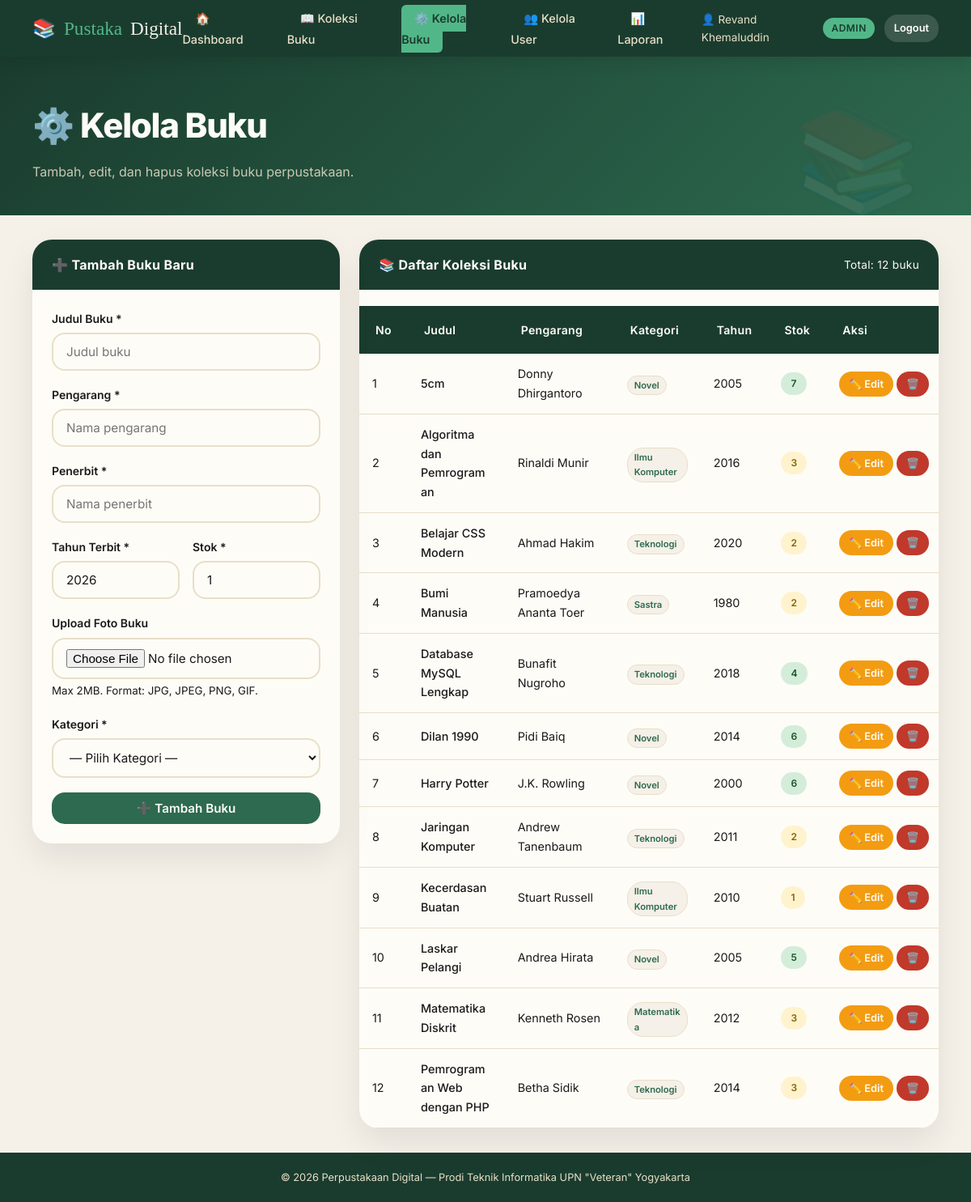
Page /kelola_buku.php (signed in) on the committed database.
### tables this page shows
CREATE TABLE `buku` (
  `id_buku` int(5) NOT NULL,
  `judul` varchar(150) NOT NULL,
  `pengarang` varchar(100) NOT NULL,
  `penerbit` varchar(100) NOT NULL,
  `tahun_terbit` year(4) NOT NULL,
  `kategori` varchar(50) NOT NULL,
  `stok` int(3) NOT NULL DEFAULT 1,
  `cover` varchar(200) DEFAULT NULL
);

### kelola_buku.php (the view, shortened to what this page needs)
<?php
include 'koneksi.php';
$mode  = isset($_GET['edit']) ? 'edit' : 'tambah';
$id_edit = isset($_GET['edit']) ? $_GET['edit'] : '';
$data_edit = null;
$query_buku = mysqli_query($konek, "SELECT * FROM buku ORDER BY judul ASC");
include 'header.php';
?>
<div class="page-hero">
    <h1>⚙️ Kelola Buku</h1>
    <p>Tambah, edit, dan hapus koleksi buku perpustakaan.</p>
</div>
<div class="container fade-in">
    <div style="display:grid; grid-template-columns: 380px 1fr; gap: 24px; align-items: start;">
        <div class="card" style="position:sticky; top:90px;">
            <div class="card-header">
                <?php echo ($mode == 'edit') ? '✏️ Edit Buku' : '➕ Tambah Buku Baru'; ?>
            </div>
            <div class="card-body">
                <form method="POST" enctype="multipart/form-data" action="kelola_buku.php<?php echo ($id_edit) ? '?edit='.$id_edit : ''; ?>">
                    <div class="form-group">
                        <label>Judul Buku *</label>
                        <input type="text" name="judul"
                               value="<?php echo ($data_edit) ? $data_edit['judul'] : ''; ?>"
                               placeholder="Judul buku" required>
                    </div>
                    <div class="form-group">
                        <label>Pengarang *</label>
                        <input type="text" name="pengarang"
                               value="<?php echo ($data_edit) ? $data_edit['pengarang'] : ''; ?>"
                               placeholder="Nama pengarang" required>
                    </div>
                    <div class="form-group">
                        <label>Penerbit *</label>
                        <input type="text" name="penerbit"
                               value="<?php echo ($data_edit) ? $data_edit['penerbit'] : ''; ?>"
                               placeholder="Nama penerbit" required>
                    </div>
                    <div class="form-row">
                        <div class="form-group">
                            <label>Tahun Terbit *</label>
                            <input type="number" name="tahun_terbit" min="1900" max="2099"
                                   value="<?php echo ($data_edit) ? $data_edit['tahun_terbit'] : date('Y'); ?>"
                                   required>
                        </div>
                        <div class="form-group">
                            <label>Stok *</label>
                            <input type="number" name="stok" min="0"
                                   value="<?php echo ($data_edit) ? $data_edit['stok'] : '1'; ?>"
                                   required>
                        </div>
                    </div>
                    <div class="form-group">
                        <label>Upload Foto Buku</label>
                        <input type="file" name="cover" accept="image/jpeg,image/png,image/gif">
                        <small>Max 2MB. Format: JPG, JPEG, PNG, GIF.</small>
                    </div>
                    <div class="form-group">
                        <label>Kategori *</label>
                        <select name="kategori" required>
                            <option value="">— Pilih Kategori —</option>
                        </select>
                    </div>
                    <div style="display:flex; gap:10px;">
                        <?php if ($mode == 'edit') { ?>
                            <button type="submit" name="submit_edit" class="btn btn-warning" style="flex:1; justify-content:center;">
                                💾 Simpan Perubahan
                            </button>
                            <a href="kelola_buku.php" class="btn btn-outline">✖ Batal</a>
                        <?php } else { ?>
                            <button type="submit" name="submit_tambah" class="btn btn-primary" style="flex:1; justify-content:center;">
                                ➕ Tambah Buku
                            </button>
                        <?php } ?>
                    </div>
                </form>
            </div>
        </div>
        <div class="card">
            <div class="card-header flex-between" style="display:flex; align-items:center; justify-content:space-between;">
                <span>📚 Daftar Koleksi Buku</span>
                <span style="font-size:0.85rem; font-weight:400;">
                    Total: <?php echo mysqli_num_rows($query_buku); ?> buku
                </span>
            </div>
            <div class="card-body" style="padding:0;">
                <div class="table-wrap">
                <table>
                    <thead>
                        <tr>
                                <th>No</th>
                                <th>Judul</th>
                                <th>Pengarang</th>
                                <th>Kategori</th>
                                <th>Tahun</th>
                                <th>Stok</th>
                                <th>Aksi</th>
                            </tr>
                    </thead>
                    <tbody>
                    <?php
                    $no = 1;
                    while ($buku = mysqli_fetch_array($query_buku)) {
                        if ($buku['stok'] > 3) {
                            $stok_badge = 'badge-hijau';
                        } elseif ($buku['stok'] > 0) {
                            $stok_badge = 'badge-kuning';
                        } else {
                            $stok_badge = 'badge-merah';
                        }
                    ?>
                        <tr>
                            <td><?php echo $no++; ?></td>
                            <td style="font-weight:500; max-width:260px;"><?php echo $buku['judul']; ?></td>
                            <td><?php echo $buku['pengarang']; ?></td>
                            <td><span class="buku-kategori"><?php echo $buku['kategori']; ?></span></td>
                            <td><?php echo $buku['tahun_terbit']; ?></td>
                            <td>
                                <span class="badge <?php echo $stok_badge; ?>"><?php echo $buku['stok']; ?></span>
                            </td>
                            <td style="white-space:nowrap;">
                                <a href="kelola_buku.php?edit=<?php echo $buku['id_buku']; ?>"
                                   class="btn btn-sm btn-warning">✏️ Edit</a>
                                <a href="hapus_buku.php?id=<?php echo $buku['id_buku']; ?>"
                                   onclick="return confirm('Hapus buku \"<?php echo $buku['judul']; ?>\"?\nData yang sudah dihapus tidak bisa dikembalikan.')"
                                   class="btn btn-sm btn-danger">🗑️</a>
                            </td>
                        </tr>
                    <?php } ?>
                    </tbody>
                </table>
                </div>
            </div>
        </div>
    </div>
</div>
<?php include 'footer.php'; ?>

### style.css (style rules this page uses)
:root { --hijau-tua: #1a3c2e; --hijau-mid: #2d6a4f; --hijau-muda: #52b788; --krem: #f5f0e8; --krem-gelap: #e8dfc8; --coklat: #8b5e3c; --coklat-muda: #c9956c; --putih: #fefcf7; --teks-gelap: #1a1a1a; --teks-abu: #6b6b6b; --merah: #c0392b; --kuning: #f39c12; --shadow: 0 4px 20px rgba(0,0,0,0.12); --shadow-lg: 0 8px 40px rgba(0,0,0,0.18); --radius: 12px; --radius-sm: 6px; }
* { margin: 0; padding: 0; box-sizing: border-box; }
body { font-family: 'Inter', 'Poppins', sans-serif; background-color: var(--krem); color: var(--teks-gelap); line-height: 1.65; min-height: 100vh; }
.page-hero { background: linear-gradient(135deg, var(--hijau-tua) 0%, var(--hijau-mid) 100%); padding: 50px 40px 40px; color: var(--putih); position: relative; overflow: hidden; }
.page-hero::before { content: '📚'; position: absolute; right: 60px; top: 20px; font-size: 8rem; opacity: 0.08; }
.page-hero h1 { font-family: 'Inter', sans-serif; font-size: clamp(2.2rem, 3.5vw, 3rem); font-weight: 800; margin-bottom: 10px; letter-spacing: -0.03em; }
.card-header { font-family: 'Inter', sans-serif; }
.page-hero p { color: var(--krem-gelap); font-size: 1rem; opacity: 0.85; }
.container { max-width: 1200px; margin: 0 auto; padding: 30px 40px; }
.card { background: var(--putih); border-radius: 24px; box-shadow: 0 18px 40px rgba(0,0,0,0.08); overflow: hidden; transition: transform 0.24s ease, box-shadow 0.24s ease; }
.card-header { background: var(--hijau-tua); color: var(--putih); padding: 18px 24px; font-family: 'Inter', sans-serif; font-size: 1rem; font-weight: 700; letter-spacing: 0.02em; }
.card-body { padding: 24px; }
.table-wrap { overflow-x: auto; }
table { width: 100%; border-collapse: collapse; font-size: 0.9rem; }
table th, table td { white-space: normal; word-break: break-word; }
.card .table-wrap { background: transparent; border-radius: 0; box-shadow: none; margin-top: 0; }
table { width: 100%; border-collapse: collapse; font-size: 0.9rem; min-width: 720px; }
.card .card-header { border-bottom-left-radius: 0; border-bottom-right-radius: 0; }
.card .table-wrap table thead tr { border-top-left-radius: 0; border-top-right-radius: 0; }
thead tr { background: var(--hijau-tua); color: var(--putih); }
thead th { padding: 18px 20px; text-align: left; font-weight: 600; font-size: 0.88rem; letter-spacing: 0.3px; white-space: nowrap; overflow: hidden; text-overflow: ellipsis; }
tbody tr { border-bottom: 1px solid var(--krem-gelap); transition: background 0.15s; }
tbody td { padding: 13px 16px; vertical-align: middle; }
.badge { display: inline-block; padding: 4px 12px; border-radius: 20px; font-size: 0.75rem; font-weight: 600; text-transform: uppercase; letter-spacing: 0.3px; }
.badge-hijau { background: #d4edda; color: #155724; }
.badge-kuning { background: #fff3cd; color: #856404; }
.btn { display: inline-flex; align-items: center; gap: 6px; padding: 10px 20px; border: none; border-radius: 16px; font-family: 'Inter', sans-serif; font-size: 0.95rem; font-weight: 600; cursor: pointer; text-decoration: none; transition: all 0.2s ease; white-space: nowrap; }
.btn-primary { background: var(--hijau-mid); color: var(--putih); }
.btn-danger { background: var(--merah); color: var(--putih); }
.btn-warning { background: var(--kuning); color: var(--putih); }
.btn-sm { padding: 5px 12px; font-size: 0.8rem; }
.form-group { margin-bottom: 18px; }
.form-group label { display: block; font-size: 0.875rem; font-weight: 600; color: var(--teks-gelap); margin-bottom: 6px; }
.form-group input, .form-group select, .form-group textarea { width: 100%; padding: 12px 16px; border: 2px solid var(--krem-gelap); border-radius: 16px; font-family: 'Inter', sans-serif; font-size: 0.95rem; color: var(--teks-gelap); background: var(--putih); transition: border-color 0.2s, box-shadow 0.2s; outline: none; }
.form-row { display: grid; grid-template-columns: 1fr 1fr; gap: 16px; }
.buku-kategori { display: inline-block; background: var(--krem); color: var(--hijau-mid); font-size: 0.7rem; font-weight: 600; padding: 2px 8px; border-radius: 20px; border: 1px solid var(--krem-gelap); margin-top: 4px; }
.fade-in { animation: fadeIn 0.4s ease forwards; }
.flex-between { display: flex; align-items: center; justify-content: space-between; flex-wrap: wrap; gap: 12px; margin-bottom: 20px; }

### rows in the picture
buku: judul "5cm", pengarang "Donny Dhirgantoro", kategori "Novel", tahun_terbit "2005", stok "7"
buku: judul "Algoritma dan Pemrograman", pengarang "Rinaldi Munir", kategori "Ilmu Komputer", tahun_terbit "2016", stok "3"
buku: judul "Belajar CSS Modern", pengarang "Ahmad Hakim", kategori "Teknologi", tahun_terbit "2020", stok "2"
buku: judul "Bumi Manusia", pengarang "Pramoedya Ananta Toer", kategori "Sastra", tahun_terbit "1980", stok "2"
buku: judul "Database MySQL Lengkap", pengarang "Bunafit Nugroho", kategori "Teknologi", tahun_terbit "2018", stok "4"
buku: judul "Dilan 1990", pengarang "Pidi Baiq", kategori "Novel", tahun_terbit "2014", stok "6"
buku: judul "Harry Potter", pengarang "J.K. Rowling", kategori "Novel", tahun_terbit "2000", stok "6"
buku: judul "Jaringan Komputer", pengarang "Andrew Tanenbaum", kategori "Teknologi", tahun_terbit "2011", stok "2"
buku: judul "Kecerdasan Buatan", pengarang "Stuart Russell", kategori "Ilmu Komputer", tahun_terbit "2010", stok "1"
buku: judul "Laskar Pelangi", pengarang "Andrea Hirata", kategori "Novel", tahun_terbit "2005", stok "5"
buku: judul "Matematika Diskrit", pengarang "Kenneth Rosen", kategori "Matematika", tahun_terbit "2012", stok "3"
buku: judul "Pemrograman Web dengan PHP", pengarang "Betha Sidik", kategori "Teknologi", tahun_terbit "2014", stok "3"

### other values in the picture
$_SESSION['nama'] "Revand Khemaluddin"
$_SESSION['role'] "ADMIN"
mysqli_num_rows($query_buku) "12"
